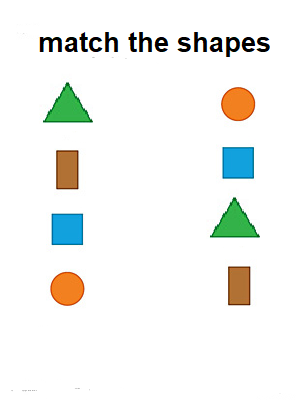
#> input picture shape.png, 300 x 400 px
$ python 'AI match the shapes.py'
#> lines starting #> are read from the running program, lines starting #| are printed output that depends on the picture; after the words box and inside, x2 and y2 are one past the last pixel; in counts of white or black regions, pixels touching at a corner belong together
import cv2
import numpy as np


def getcontour(img):
    contours , hierarchy = cv2.findContours(img , cv2.RETR_EXTERNAL , cv2.CHAIN_APPROX_NONE)
    for cnt in contours:
        area = cv2.contourArea(cnt)
        if area>500:
            cv2.drawContours(imgcontour , cnt , -1 , (255 , 0 , 0) , 1)
            per = cv2.arcLength(cnt , True)
            approx = cv2.approxPolyDP(cnt , 0.02*per , True)
            obj = len(approx)
            x , y , w , h = cv2.boundingRect(approx)
            objectal = "none"
            if obj ==3 :
                objectal = "tri"
            elif obj ==4 :
                asp = w/float(h)
                if asp > 0.95 and asp < 1.05:
                    objectal = "square"
                else:
                    objectal = "rect"
            elif obj >4 :
                objectal = "circle"
            elif obj ==3 :
                objectal = "tri"
            cv2.rectangle(imgcontour , (x , y) , (x+w , y+h) , (0 , 150 , 255) , 1)
            cv2.putText(imgcontour, objectal , ( x + (w//2) -10 , y +(h//2) -10) , cv2.FONT_HERSHEY_COMPLEX , 0.5, (0 , 0 , 0) , 1)
            app = [x + (w//2) -10 , y +(h//2) -10 , objectal]
            try:
                shape.append(app)
            except:
                pass

def liner(img , shap):
    n = len(shap)
    e = n/2
    i = 1
    w = []
    sq = []
    while i <= n:
        w.append(shap[i-1][2])
        i+=1
    print(w)
    s = 1
    while s <= e:
        try:
            sq.append([w.index(w[s-1]) , w.index(w[s-1] , 4)])
        except:
            pass
        print(sq)
        s +=1
    for ss in sq:
        cv2.line(img , (shap[ss[0]][0],shap[ss[0]][1]) , (shap[ss[1]][0],shap[ss[1]][1]) ,(255 , 0 , 0) , 2)

shape = []
img = cv2.imread("shape.png")
#> img is the input picture: shape (400, 300, 3); mean B, G, R 240.6, 243.7, 241.9
imgo = cv2.resize(img , (200 , 400))
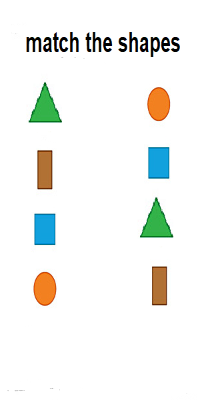
#> imgo: shape (400, 200, 3); mean B, G, R 240.7, 243.7, 241.9
imgcontour = img.copy()
imggray = cv2.cvtColor(img , cv2.COLOR_BGR2GRAY)
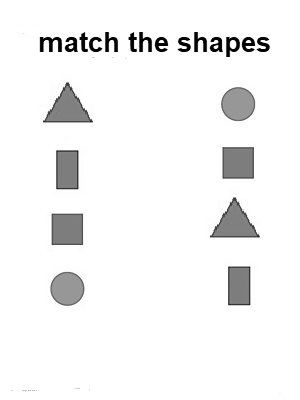
#> imggray: shape (400, 300); min 0, max 255, mean 242.8
imgblur = cv2.GaussianBlur(imggray , (7,7) , 1)
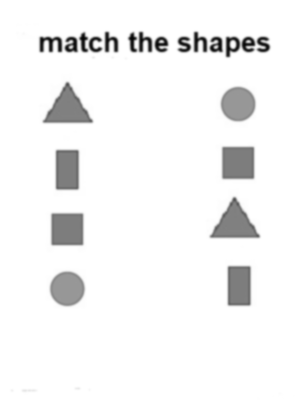
#> imgblur: shape (400, 300); min 3, max 255, mean 242.8
cannyimg = cv2.Canny(imgblur, 50 , 50 )
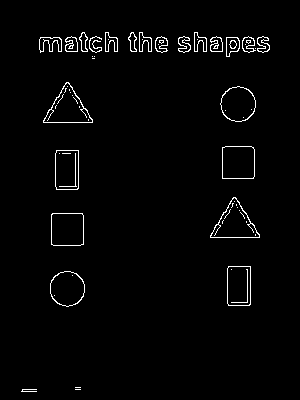
#> cannyimg: shape (400, 300); 2.1% white in thin lines or dots, all inside (x1, y1, x2, y2) = (21, 32, 270, 392)
getcontour(cannyimg)
#> in getcontour, `contours , hierarchy = cv2.findContours(img , cv2.RETR_EXTERNAL , cv2...`: contours = 29 contours, 8 with area under 20; largest, box (x1, y1, x2, y2) and area: (210, 197, 260, 238) 1073, (43, 82, 93, 123) 1073, (51, 213, 84, 246) 1018, (222, 146, 255, 179) 1016, (220, 86, 256, 122) 953
#> the loop in getcontour, `for cnt in contours:` made 29 passes
#> (area, per, approx, obj, x, y, w, h) on passes 5, 6, 8, 9: (893.5, 122.2, [[228, 266], [228, 305], [249, 305], [250, 266]], 4, 228, 266, 23, 40), (1018, 125.7, [[51, 214], [51, 244], [83, 244], [82, 213]], 4, 51, 213, 33, 32), (891.5, 122.2, [[56, 150], [56, 189], [77, 189], [78, 150]], 4, 56, 150, 23, 40), (1016, 125.7, [[222, 147], [222, 178], [253, 178], [253, 147]], 4, 222, 147, 32, 32)
#> (area, per, approx, obj, x, y, w, h) on passes 7, 11: (1073, 152.2, [[210, 235], [259, 237], [235, 197]], 3, 210, 197, 50, 41), (1073, 152.2, [[43, 120], [92, 122], [68, 82]], 3, 43, 82, 50, 41)
#> after the loop in getcontour, `for cnt in contours:`:
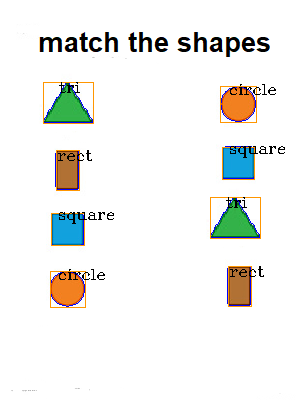
#> imgcontour: shape (400, 300, 3); 2.28% of pixels changed, all inside (x1, y1, x2, y2) = (43, 82, 285, 308)
#> after the loop in getcontour, `for cnt in contours:`: shape = [[57, 279, 'circle'], [229, 276, 'rect'], [57, 219, 'square'], [225, 207, 'tri'], [57, 160, 'rect'], [228, 153, 'square'], [228, 94, 'circle'], [58, 92, 'tri']]
print(shape)
#| [[57, 279, 'circle'], [229, 276, 'rect'], [57, 219, 'square'], [225, 207, 'tri'], [57, 160, 'rect'], [228, 153, 'square'], [228, 94, 'circle'], [58, 92, 'tri']]
liner(imgcontour , shape)
#> in liner, `n = len(shap)`: n = 8
#> in liner, `e = n/2`: e = 4
#> the loop in liner, `while i <= n:` made 8 passes
#> after the loop in liner, `while i <= n:`: i = 9; w = ['circle', 'rect', 'square', 'tri', 'rect', 'square', 'circle', 'tri']
#| ['circle', 'rect', 'square', 'tri', 'rect', 'square', 'circle', 'tri']
#> the loop in liner, `while s <= e:` made 4 passes
#| [[0, 6]]
#| [[0, 6], [1, 4]]
#| [[0, 6], [1, 4], [2, 5]]
#| [[0, 6], [1, 4], [2, 5], [3, 7]]
#> after the loop in liner, `while s <= e:`: s = 5; sq = [[0, 6], [1, 4], [2, 5], [3, 7]]
#> the loop in liner, `for ss in sq:` made 4 passes
#> after the loop in liner, `for ss in sq:`:
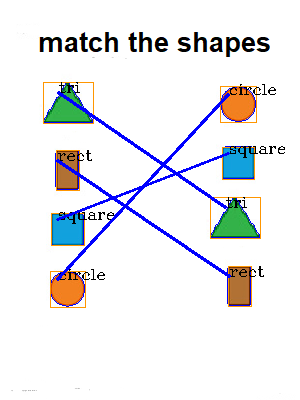
#> img: shape (400, 300, 3); mean B, G, R 237.9, 235, 234.4
imgh = np.hstack((imggray , imgblur))
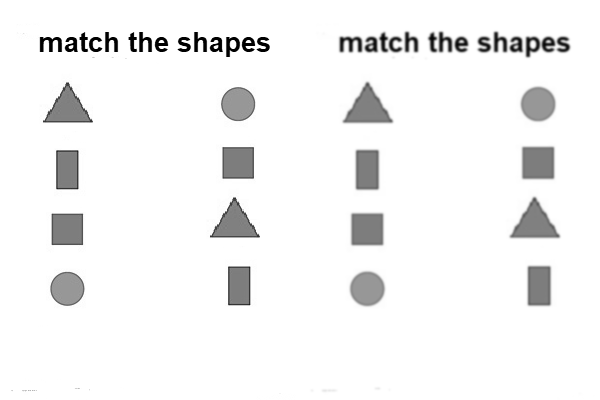
#> imgh: shape (400, 600); min 0, max 255, mean 242.8
cv2.imshow("canny image" , cannyimg)
cv2.imshow("images"  , imgh)
cv2.imshow("image"  , imgcontour)
cv2.imshow("iage"  , img)
cv2.waitKey(0)

input()
